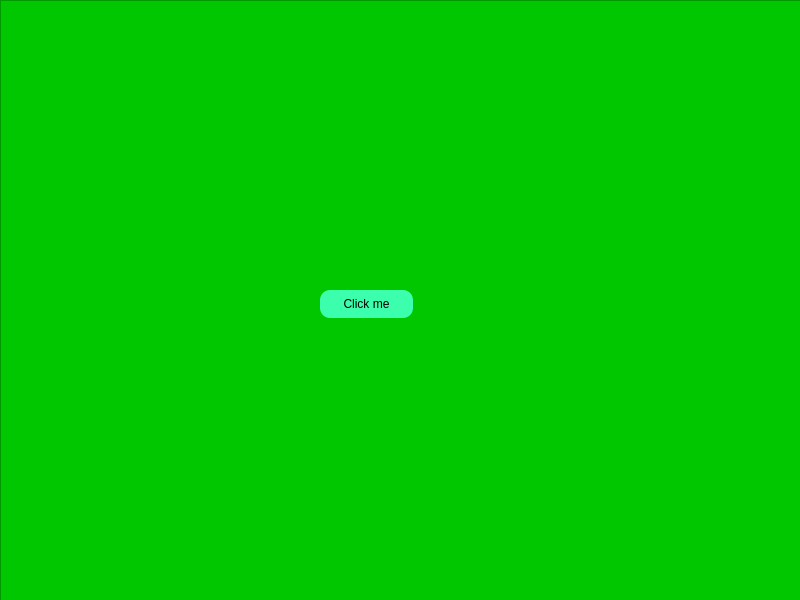
<?xml version="1.0" encoding="UTF-8"?>
<ui version="4.0">
 <class>MainWindow</class>
 <widget class="QMainWindow" name="MainWindow">
  <property name="geometry">
   <rect>
    <x>0</x>
    <y>0</y>
    <width>800</width>
    <height>600</height>
   </rect>
  </property>
  <property name="windowTitle">
   <string>MainWindow</string>
  </property>
  <widget class="QWidget" name="centralwidget">
   <widget class="QFrame" name="frame">
    <property name="geometry">
     <rect>
      <x>0</x>
      <y>0</y>
      <width>1002</width>
      <height>668</height>
     </rect>
    </property>
    <property name="styleSheet">
     <string notr="true">#frame{
	background:#00c700;
}</string>
    </property>
    <property name="frameShape">
     <enum>QFrame::StyledPanel</enum>
    </property>
    <property name="frameShadow">
     <enum>QFrame::Raised</enum>
    </property>
    <widget class="QPushButton" name="pushButton">
     <property name="geometry">
      <rect>
       <x>320</x>
       <y>290</y>
       <width>93</width>
       <height>28</height>
      </rect>
     </property>
     <property name="styleSheet">
      <string notr="true">#pushButton{
 background:#3cffae;
border-radius:10px;
box-shadow:10,10 20,20,red;
}</string>
     </property>
     <property name="text">
      <string>Click me</string>
     </property>
    </widget>
   </widget>
  </widget>
 </widget>
 <resources/>
 <connections/>
</ui>
